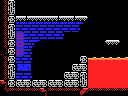

The image is a tile-based game level rendered from a .tmx file. Its description and complete source (layers, tilesets, objects, tile grids) follow:
An orthogonal 16x12 tile map with 8x8 px tiles, 1 tile layer (Tile Layer 1) and 7 objects (2x item, big-item, breakable-left, door-left, 4x4-item, ...).

<map version="1.0" orientation="orthogonal" renderorder="right-down" width="16" height="12" tilewidth="8" tileheight="8" nextobjectid="11">
 <properties>
  <property name="right" value="lava" />
  <property name="up" value="hole" />
 </properties>
 <tileset firstgid="1" name="tiles" tilewidth="8" tileheight="8" tilecount="256" columns="16">
  <image source="tiles.png" width="128" height="128" />
 </tileset>
 <layer name="Tile Layer 1" width="16" height="12">
  <data encoding="csv">
251,105,1,1,1,1,1,1,1,1,1,1,1,1,1,1,
251,106,1,1,1,1,1,1,1,1,1,1,1,1,1,1,
251,165,255,138,255,255,255,138,255,138,139,1,1,1,1,1,
251,105,217,217,217,217,217,217,217,217,1,1,1,1,1,1,
251,106,218,233,233,233,233,233,1,1,1,1,1,1,1,1,
251,165,202,201,153,1,1,1,1,1,1,1,1,172,171,1,
124,165,219,217,1,1,1,1,1,1,1,1,1,1,1,1,
251,165,233,233,1,1,1,1,1,1,165,98,98,98,98,98,
251,105,151,152,1,1,1,1,1,103,104,113,113,113,113,113,
251,106,217,217,1,1,1,1,103,104,105,113,113,113,113,113,
119,165,103,104,103,104,103,104,103,104,106,113,113,113,113,113,
145,254,254,254,254,119,254,254,254,254,117,254,254,254,254,254
</data>
 </layer>
 <objectgroup name="objects">
  <object id="1" type="item" x="16" y="64" width="16" height="16" />
  <object id="2" type="big-item" x="32" y="56" width="32" height="24" />
  <object id="4" type="breakable-left" x="0" y="56" width="16" height="24" />
  <object id="6" type="door-left" x="0" y="56" width="16" height="24" />
  <object id="8" type="4x4-item" x="32" y="48" width="32" height="32" />
  <object id="9" type="item" x="64" y="0" width="16" height="16" />
  <object id="10" type="lava-generator" x="80" y="0" width="32" height="16" />
 </objectgroup>
</map>
